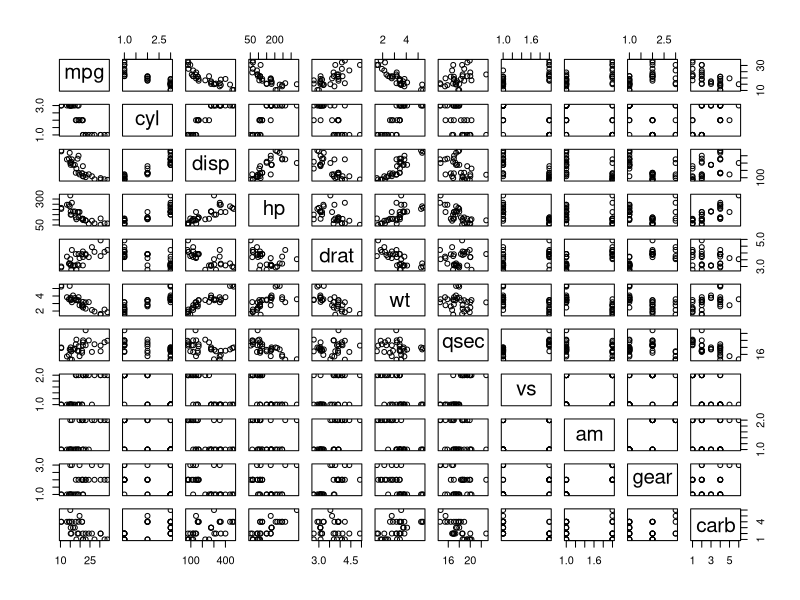
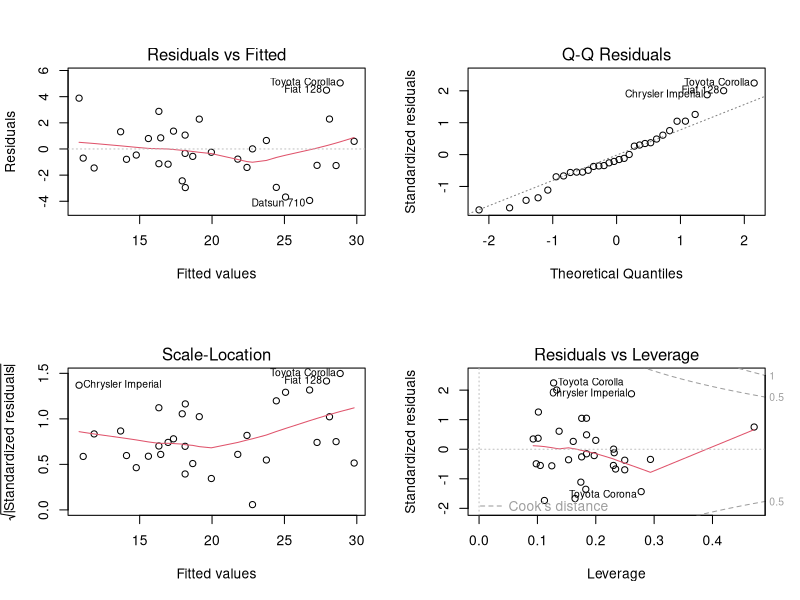

Source code (R) for these figures, in order:
## ---- chunk 1
library(datasets)
set.seed(123)
data <- mtcars
data$am <- factor(data$am)
data$cyl <- factor(data$cyl)
data$vs <- factor(data$vs)
data$gear <- factor(data$gear)
data$carb <- factor(data$carb)
levels(data$am) <- c("Auto", "Man")
## ---- chunk 2
fit <- lm(mpg ~ ., data = data)
optFit <- step(fit, direction = "backward")
## ---- chunk 3
optFit$call
optFit$coeff
## ---- chunk 4
singleFit <- lm(mpg ~ am, data=data)
optPlusFit <- lm(mpg ~ cyl + hp + wt + am + qsec + disp, data=data)
anova(singleFit, optFit, optPlusFit)
## ---- chunk 5
test <- t.test(mpg~am, data=data)
val <- test$p.value
## ---- chunk 6
pairs(data)
## ---- chunk 7
par(mfrow=c(2,2))
plot(optFit)
par(mfrow=c(1,1))
